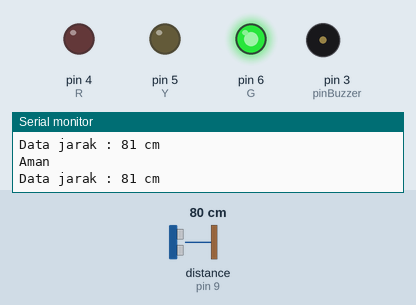
This sketch was run on a simulated Arduino Uno, built with avr-gcc and run on an emulated ATmega328P. On the bench: output pins drawn as LEDs (lit = HIGH), buzzer (waves = sounding, pin HIGH), the last lines printed to the serial monitor. Inputs (shaded band) come from the test bench; at power-on: distance to the obstacle (sensor on pin 9) 80 cm. The echo pulse lasts 58.3 µs per cm.

Above: at 1.3 s.
1.4 s: distance to the obstacle (sensor on pin 9) set to 73 cm
3.2 s: distance to the obstacle (sensor on pin 9) set to 66 cm
At 6.1 s:
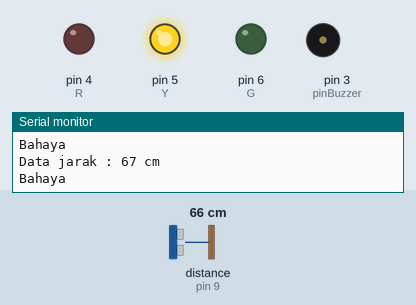
6.2 s: distance to the obstacle (sensor on pin 9) set to 22 cm
8.5 s: distance to the obstacle (sensor on pin 9) set to 18 cm
At 10.5 s:
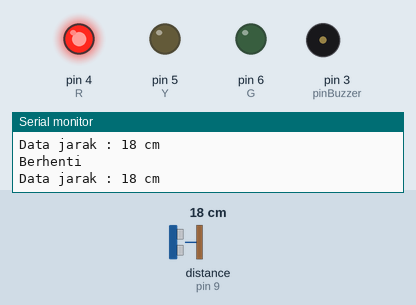
11.5 s: distance to the obstacle (sensor on pin 9) set to 120 cm
At 12.4 s:
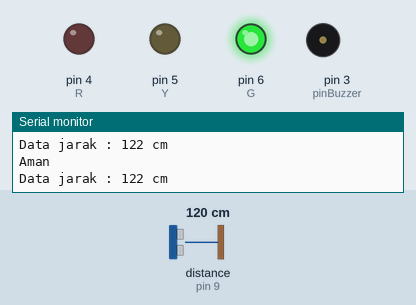
13.6 s: distance to the obstacle (sensor on pin 9) set to 2 cm
At 14.24 s:
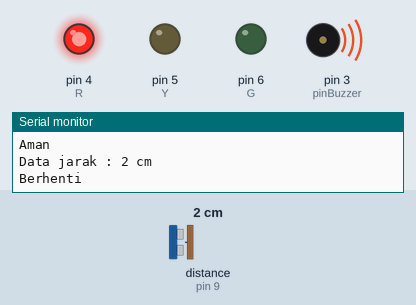
Timing chart, 0 to 17.6 s (numbered marks = the images above; inputs shaded):
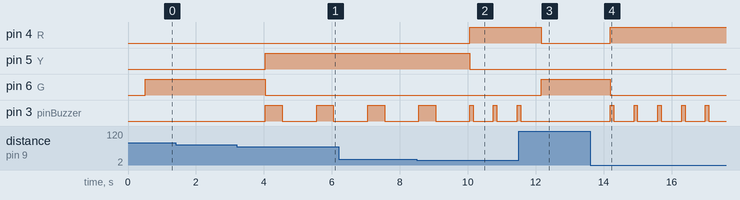

The sketch:

6.sensorUltrasonic.ino
```cpp
//include library
#include<NewPing.h>

//variable sensor
int pinTrigger = 8; //trigger from sensor ultrasonic
int pinEcho = 9; //echo from sensor ultrasonic

//variable output
int pinBuzzer = 3;
int R = 4;
int Y = 5;
int G = 6;

//variable addons
int limit = 400; //max limit for sensor is 400cm or 4m

NewPing cm(pinTrigger,pinEcho,limit);

void setup() {
  //setup port COM
  Serial.begin(9600);

  //setup pin input output
  pinMode(pinBuzzer,OUTPUT);
  pinMode(R,OUTPUT);
  pinMode(Y,OUTPUT);
  pinMode(G,OUTPUT);

}

void loop() {
    //read sensor data
    int readSpace = cm.ping_cm();

    //print serial
    Serial.print("Data jarak : ");
    Serial.print(readSpace);
    Serial.print(" cm");
    Serial.println();
    delay(500);

    //logic
    if(readSpace <= 20 && readSpace != 0){
      Serial.println("Berhenti");

      digitalWrite(R,HIGH);
      digitalWrite(Y,LOW);
      digitalWrite(G,LOW);

      digitalWrite(pinBuzzer,HIGH);
      delay(100);
      digitalWrite(pinBuzzer,LOW);
      delay(100);
    }else if(readSpace >= 21 && readSpace <= 70){
      Serial.println("Bahaya");

      digitalWrite(R,LOW);
      digitalWrite(Y,HIGH);
      digitalWrite(G,LOW);

      digitalWrite(pinBuzzer,HIGH);
      delay(500);
      digitalWrite(pinBuzzer,LOW);
      delay(500);
    }else{
      Serial.println("Aman");

      digitalWrite(R,LOW);
      digitalWrite(Y,LOW);
      digitalWrite(G,HIGH);

      digitalWrite(pinBuzzer,LOW);
    }

}
```

Measured:
- the behaviour switches between 70 and 69 cm on distance to the obstacle (sensor on pin 9) (found by bisection; images 0 and 1)
- the behaviour switches between 21 and 20 cm on distance to the obstacle (sensor on pin 9) (found by bisection; images 1 and 2)
- after the input at 3.2 s, pin 5 (Y): LOW → HIGH after 0.84 s; pin 6 (G): HIGH → LOW after 0.84 s; pin 3 (pinBuzzer): alternates HIGH for 0.50 s and LOW for 1.0 s, starting after 0.84 s
- after the input at 8.5 s, pin 4 (R): LOW → HIGH after 1.6 s; pin 5 (Y): HIGH → LOW after 1.6 s
- after the input at 11.5 s, pin 4 (R): HIGH → LOW after 0.67 s; pin 6 (G): LOW → HIGH after 0.67 s; pin 3 (pinBuzzer): goes on until 11.6 s, then stays LOW
- after the input at 13.6 s, pin 4 (R): LOW → HIGH after 0.59 s; pin 6 (G): HIGH → LOW after 0.59 s; pin 3 (pinBuzzer): alternates HIGH for 0.10 s and LOW for 0.60 s, starting after 0.59 s
